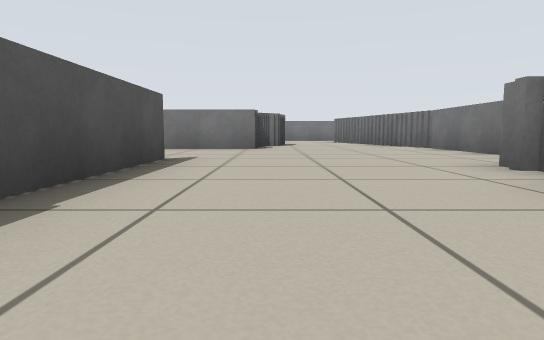
[1] (above)

21 first-person views from a walk through a world built for the Player/Stage simulator. The camera is 0.33 m above the floor, tilts 6° down and sees 75° across. Floor lines are 1 m apart. The floor is counted in squares, 1 m on a side. Each view is taken from the middle of a square. On the plan, view 1 faces up. The plan holds only what a view shows up to about 9 squares ahead; the rest is blank. The robots in the file are not drawn.

[2]
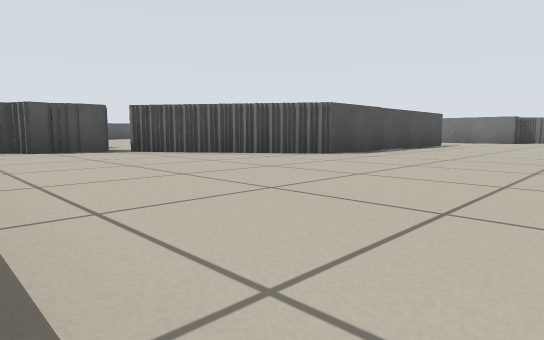

[3]
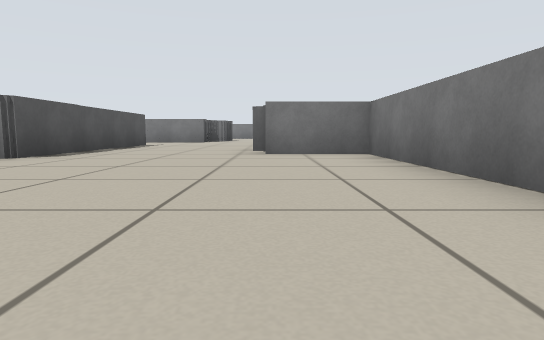

[4]
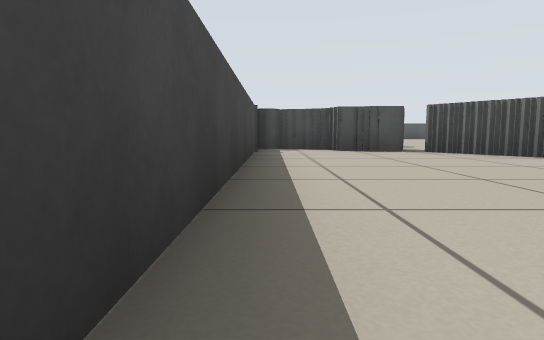

[5]
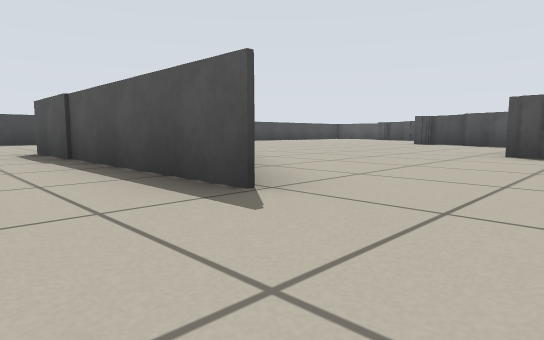

[6]
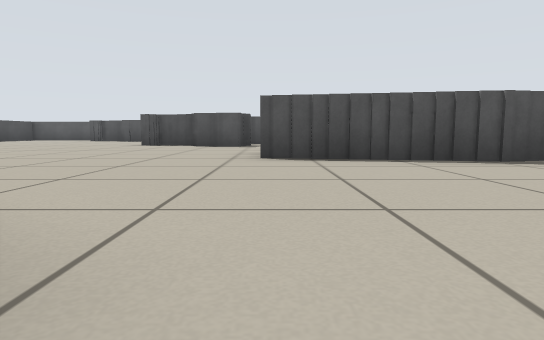

[7]
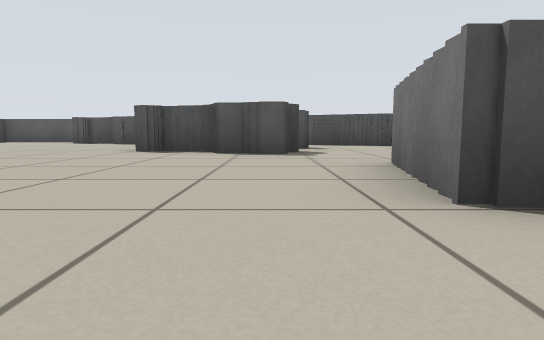

[8]
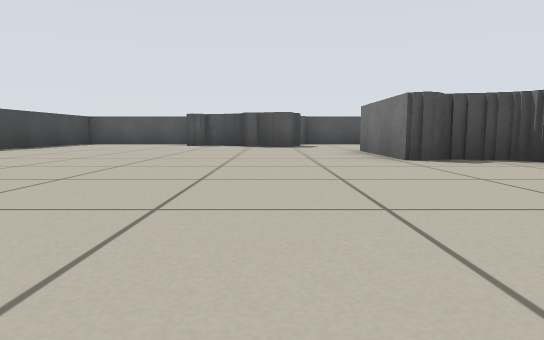

[9]
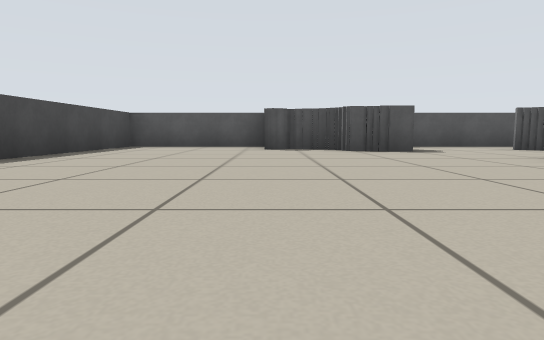

[10]
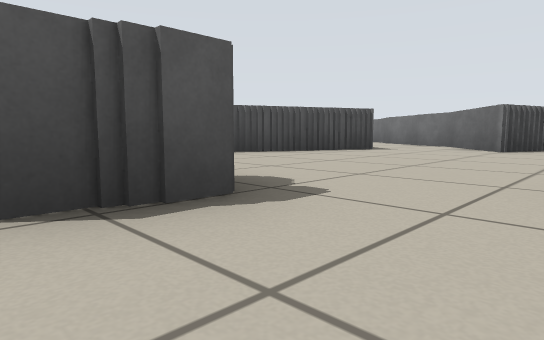

[11]
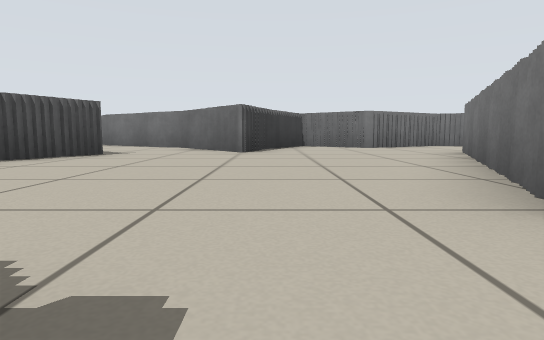

[12]
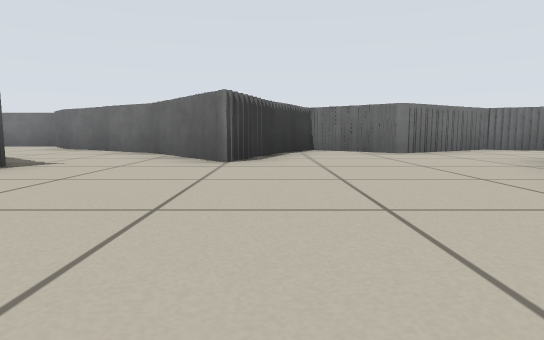

[13]
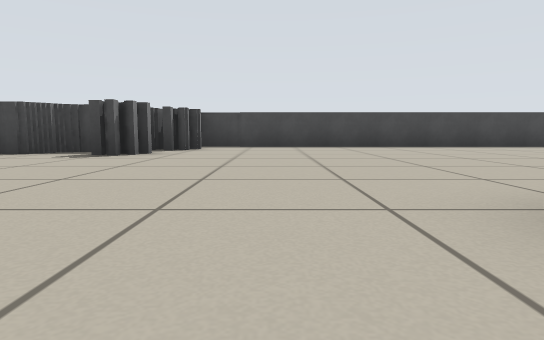

[14]
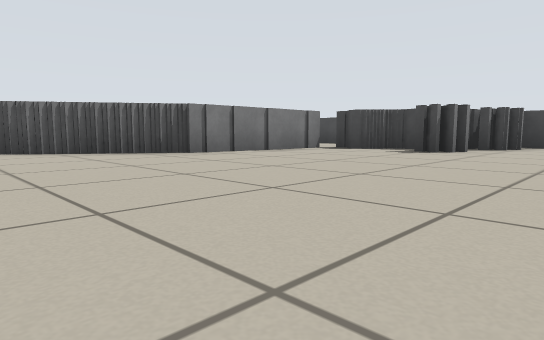

[15]
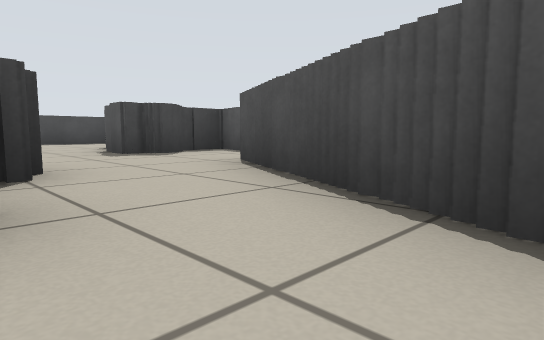

[16]
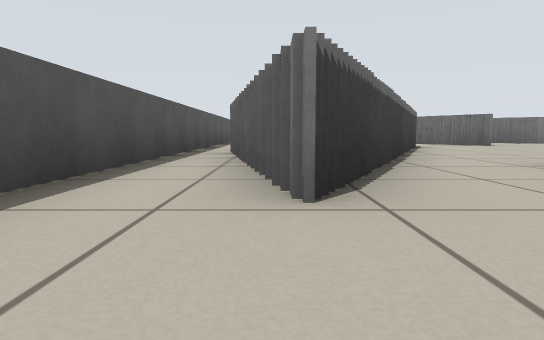

[17]
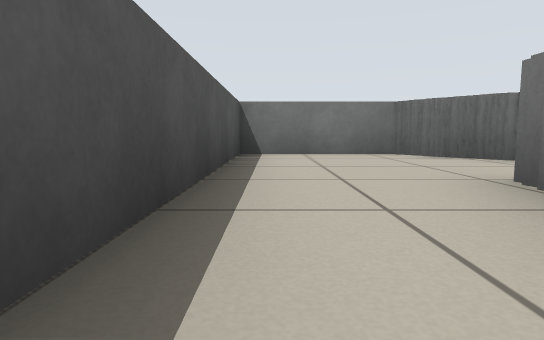

[18]
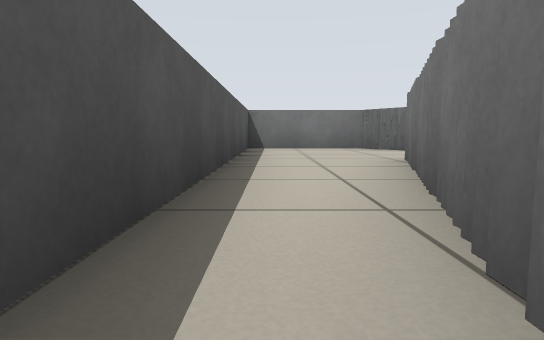

[19]
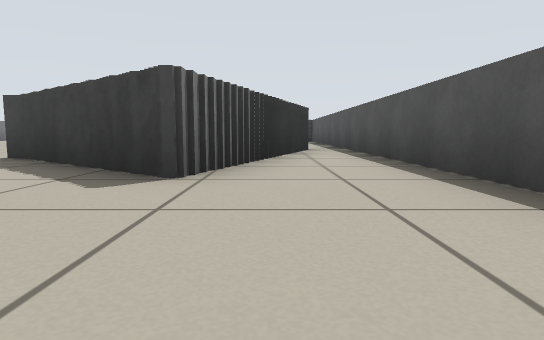

[20]
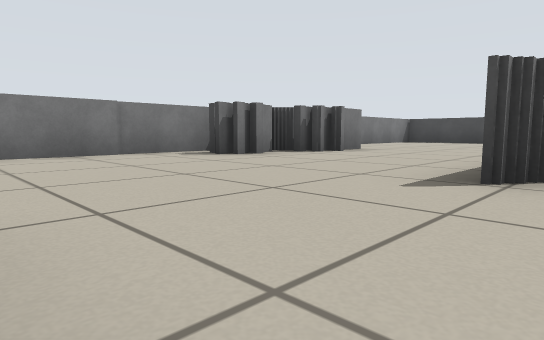

[21]
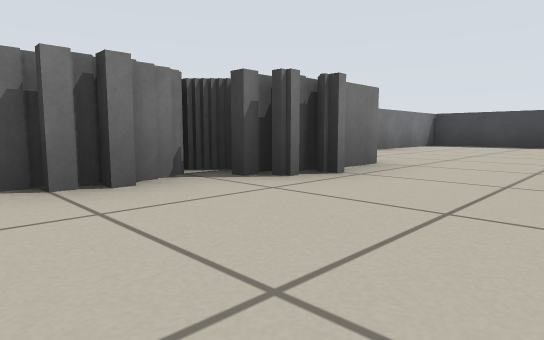

### Floor plan
Key: @ floor where view 1 was taken; # wall or solid block; . floor.
Columns run from 17 left of view 1 to 4 right of it. Each row starts with its distance up from view 1.
 15 ####
 14 #..##
 13 #...### ######
 12 #.....###.##..
 11 #..#...##....
 10 #.###..#...#
  9 #.# ##.....#    ##..#
  8 #.###......##. ##...##
  7 #.###.....###........#
  6 #.###.....##.........#
  5 #.##......##.........#
  4 #.##.###.......#.....#
  3 #.#..###.......#...###
  2 #....###......##...##
  1 #............###...###
  0 ###..........###.@...#
 -1   #..........###.....#
 -2 ###..........#.......#
 -3 #.........###........#
 -4 #.........###........#
 -5 #.........# #........#
 -6 ########### ##########

Where each view was taken, in squares from view 1:
view 1: 0 up, 0 right, facing up
view 2: 5 down, 2 right, facing up-left
view 3: 5 down, 2 right, facing up
view 4: 5 down, 2 right, facing left
view 5: 6 up, 0 right, facing down-left
view 6: 5 up, 1 left, facing left
view 7: 4 up, 4 left, facing left
view 8: 0 up, 6 left, facing left
view 9: 2 down, 8 left, facing left
view 10: 3 up, 8 left, facing up-left
view 11: 4 up, 9 left, facing up
view 12: 6 up, 9 left, facing up
view 13: 3 up, 9 left, facing down
view 14: 4 up, 9 left, facing down-right
view 15: 6 up, 12 left, facing down-left
view 16: 1 up, 15 left, facing up
view 17: 9 up, 16 left, facing up
view 18: 7 up, 16 left, facing up
view 19: 14 up, 15 left, facing down
view 20: 7 up, 2 left, facing down-right
view 21: 4 up, 0 right, facing down-right
